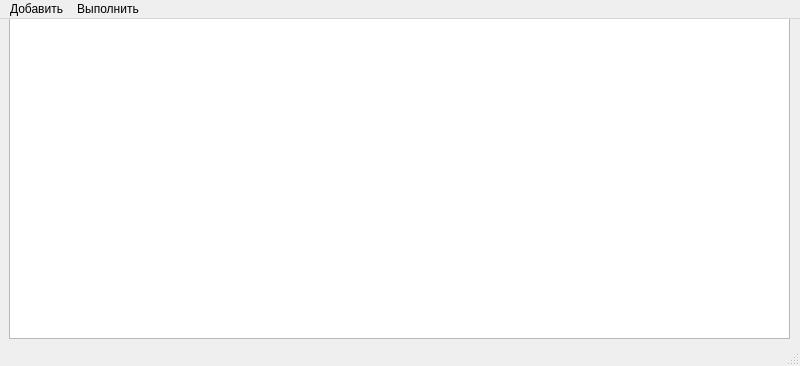
<?xml version="1.0" encoding="UTF-8"?>
<ui version="4.0">
 <class>MainWindow</class>
 <widget class="QMainWindow" name="MainWindow">
  <property name="geometry">
   <rect>
    <x>0</x>
    <y>0</y>
    <width>800</width>
    <height>366</height>
   </rect>
  </property>
  <property name="windowTitle">
   <string>MainWindow</string>
  </property>
  <widget class="QWidget" name="centralwidget">
   <widget class="QWidget" name="gridLayoutWidget">
    <property name="geometry">
     <rect>
      <x>9</x>
      <y>-1</y>
      <width>781</width>
      <height>321</height>
     </rect>
    </property>
    <layout class="QGridLayout" name="gridLayout">
     <property name="sizeConstraint">
      <enum>QLayout::SizeConstraint::SetMaximumSize</enum>
     </property>
     <item row="0" column="0">
      <widget class="QTableView" name="tableView"/>
     </item>
    </layout>
   </widget>
  </widget>
  <widget class="QMenuBar" name="menubar">
   <property name="geometry">
    <rect>
     <x>0</x>
     <y>0</y>
     <width>800</width>
     <height>20</height>
    </rect>
   </property>
   <widget class="QMenu" name="menu">
    <property name="title">
     <string>Добавить</string>
    </property>
    <addaction name="action_year"/>
    <addaction name="action_group"/>
    <addaction name="action_student"/>
    <addaction name="action_teacher"/>
    <addaction name="action_comiss"/>
   </widget>
   <widget class="QMenu" name="menu_2">
    <property name="title">
     <string>Выполнить</string>
    </property>
    <addaction name="action_gendoc"/>
    <addaction name="action_del_obj"/>
    <addaction name="action_search"/>
    <addaction name="action_sr_math"/>
    <addaction name="action_update"/>
   </widget>
   <addaction name="menu"/>
   <addaction name="menu_2"/>
  </widget>
  <widget class="QStatusBar" name="statusbar"/>
  <action name="action_year">
   <property name="text">
    <string>Год</string>
   </property>
  </action>
  <action name="action_comiss">
   <property name="text">
    <string>Комиссию</string>
   </property>
  </action>
  <action name="action_group">
   <property name="text">
    <string>Группу</string>
   </property>
  </action>
  <action name="action_teacher">
   <property name="text">
    <string>Преподавателя</string>
   </property>
  </action>
  <action name="action_student">
   <property name="text">
    <string>Студента</string>
   </property>
  </action>
  <action name="action_gendoc">
   <property name="text">
    <string>Создать документ</string>
   </property>
  </action>
  <action name="action_del_obj">
   <property name="text">
    <string>Удалть</string>
   </property>
  </action>
  <action name="action_search">
   <property name="text">
    <string>Поиск</string>
   </property>
  </action>
  <action name="action_sr_math">
   <property name="text">
    <string>Среднее по группе</string>
   </property>
  </action>
  <action name="action_update">
   <property name="text">
    <string>Обновить</string>
   </property>
  </action>
 </widget>
 <resources/>
 <connections/>
</ui>
